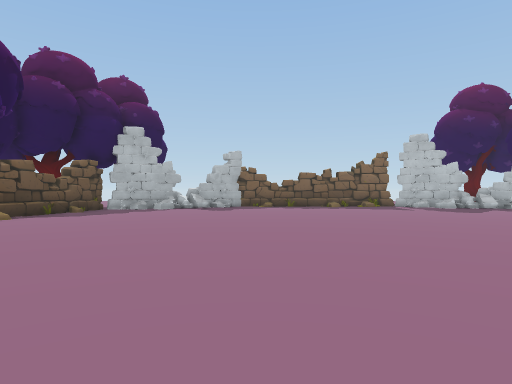
View 1 (above)

14 first-person views from a walk through a Unity game level. The camera is 1.2 m above the floor, looks level and sees 75° across. The floor is counted in squares, 2 m on a side. Each view is taken from the middle of a square. On the plan, view 1 faces up. The plan holds only what a view shows up to about 10 squares ahead; the rest is blank. The place goes on beyond the plan. Some surface patterns are stand-ins.

View 2
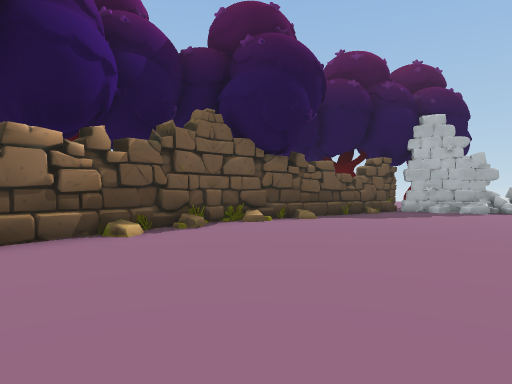

View 3
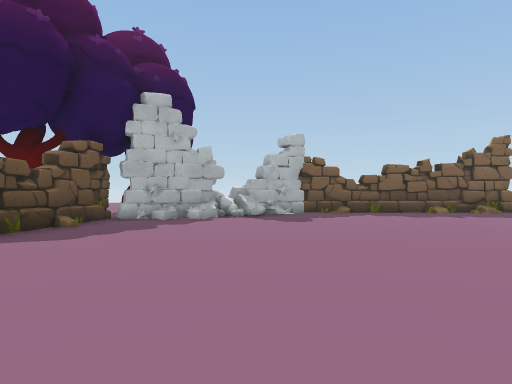

View 4
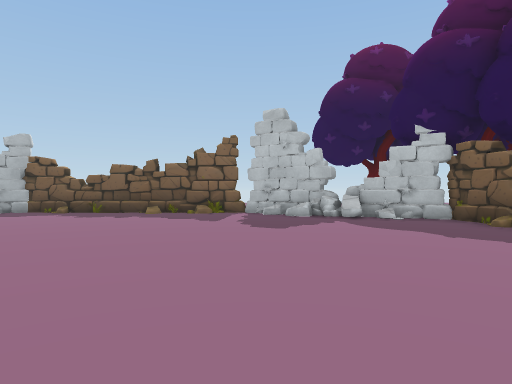

View 5
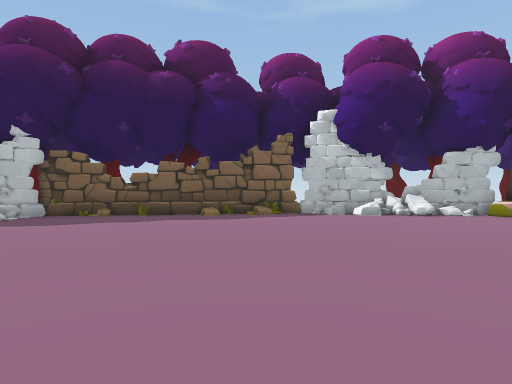

View 6
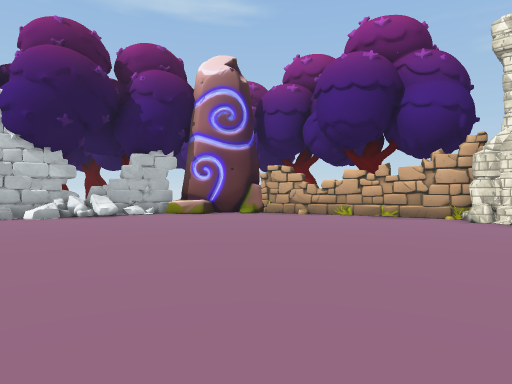

View 7
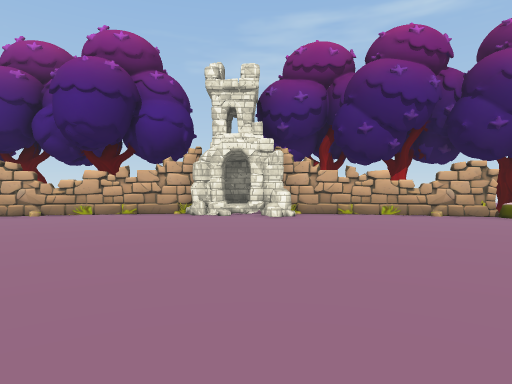

View 8
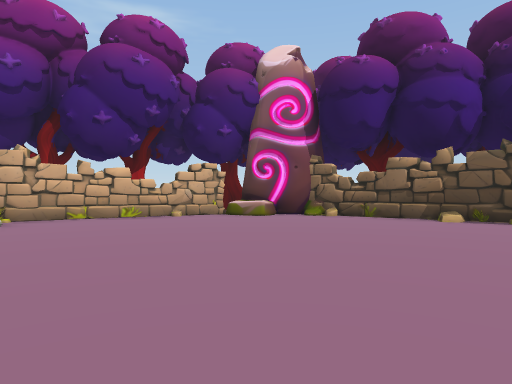

View 9
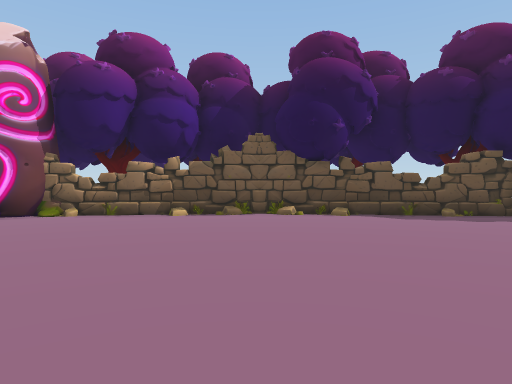

View 10
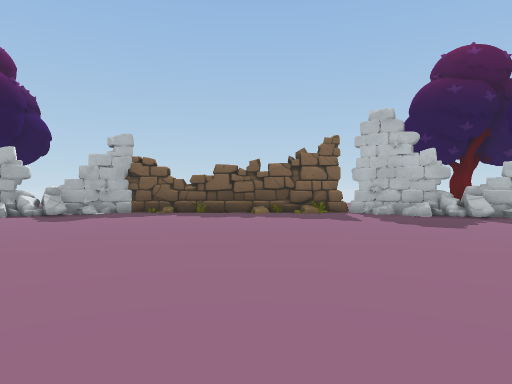

View 11
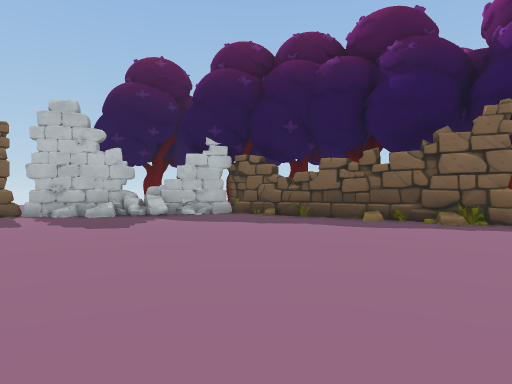

View 12
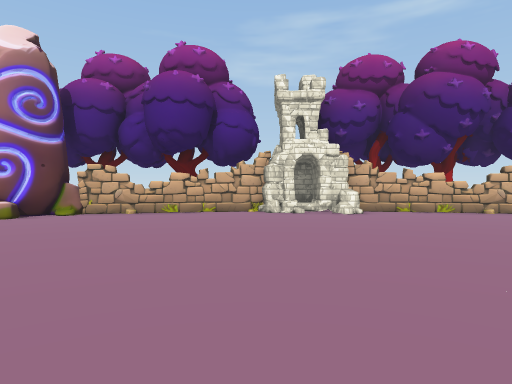

View 13
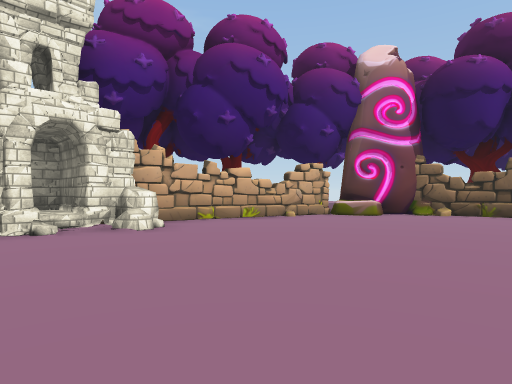

View 14
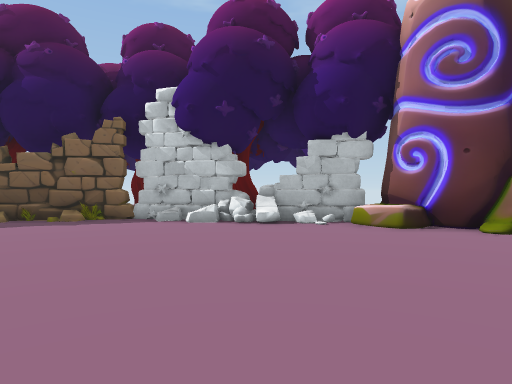

### Floor plan
Points are (right, up) in squares from view 1. A wall is a line through its corners. A room is listed if a view was taken in it or the views show most of it. See-through windows are left out.
Room 1 (views 1, 2, 3, 4, 5, 6, 7, 8, 9, 10, 11, 12, 13, 14)
walls: (3.1, -2.6) (3.7, -2.8); (2.7, -2.6) (3.2, -2.6); (2.1, -2.6) (2.2, -3.4); (3.2, -2.8) (3.8, -2.9); (1.7, -2.7) (2.4, -2.6); (1.3, -2.7) (2.5, -2.6); (1.3, -2.8) (2.1, -2.8); (11.1, 5.7) (11, 6.8); (11.1, 6.2) (10.8, 7.2); (11.3, 5) (10.1, 11.3); (3.7, -3.3) (6.1, -2.8); (11.3, 6) (10.8, 7.1); (11.4, 5.3) (10.9, 5.7); (3.7, -3.4) (8.8, -2); (11, 2.2) (11.4, 4.6); (10.4, 9.3) (10.4, 10.5); (-0.6, -2.8) (0.5, -3.2); (3.7, 13.6) (2.9, 13.6); (1.1, 13.5) (-0.4, 13.8) (-2.6, 12.6); (-0.7, -3) (0.3, -3.1); (-5.8, 4.2) (-6.2, 4) (-5.8, 3); (7.9, 12.4) (5.6, 13.7) (4.9, 13.6); (4.2, 13.8) (3.5, 13.6); (10.4, 10.1) (10.3, 11.2) (8.2, 12.3); (-5.6, 2.3) (-5.4, -0.1); (5.7, 13.6) (-0.8, 13.6); (8, 12.5) (6.6, 13.1); (-5.9, 6.7) (-6.1, 6.3); (5.6, 13.7) (5.1, 13.6); (-6, 3.6) (-6, 2.7); (10.6, -0.2) (10.9, 1.6); (-2.8, 12.5) (-4.9, 11.4); (-2.9, 12.5) (-4.1, 11.8); (-3, -2.7) (-2.4, -2.7); (-3.9, -2.1) (1.2, -3.3); (-5.4, 10.6) (-5.4, 9.2); (-5.2, 11.4) (-6.2, 4.9) (-5.3, -0.4)
low walls: (3.4, -2.6) (3.6, -2.6); (3.1, -2.9) (3.3, -2.7); (11, 3.6) (10.8, 4); (11.1, 2.3) (11.1, 2.8)
objects: rock (-4, -1); rock (10, 0)

Where each view was taken, in squares from view 1:
view 1: 0 up, 0 right, facing up
view 2: 1 up, 1 left, facing up-left
view 3: 4 up, 2 left, facing up
view 4: 4 up, 6 right, facing up
view 5: 6 up, 2 right, facing right
view 6: 5 up, 2 right, facing down-right
view 7: 6 up, 2 right, facing down
view 8: 5 up, 2 right, facing down-left
view 9: 5 up, 3 right, facing left
view 10: 4 up, 3 right, facing up
view 11: 4 up, 4 right, facing up-right
view 12: 7 up, 4 right, facing down
view 13: 3 up, 4 right, facing down-left
view 14: 2 up, 4 right, facing right
